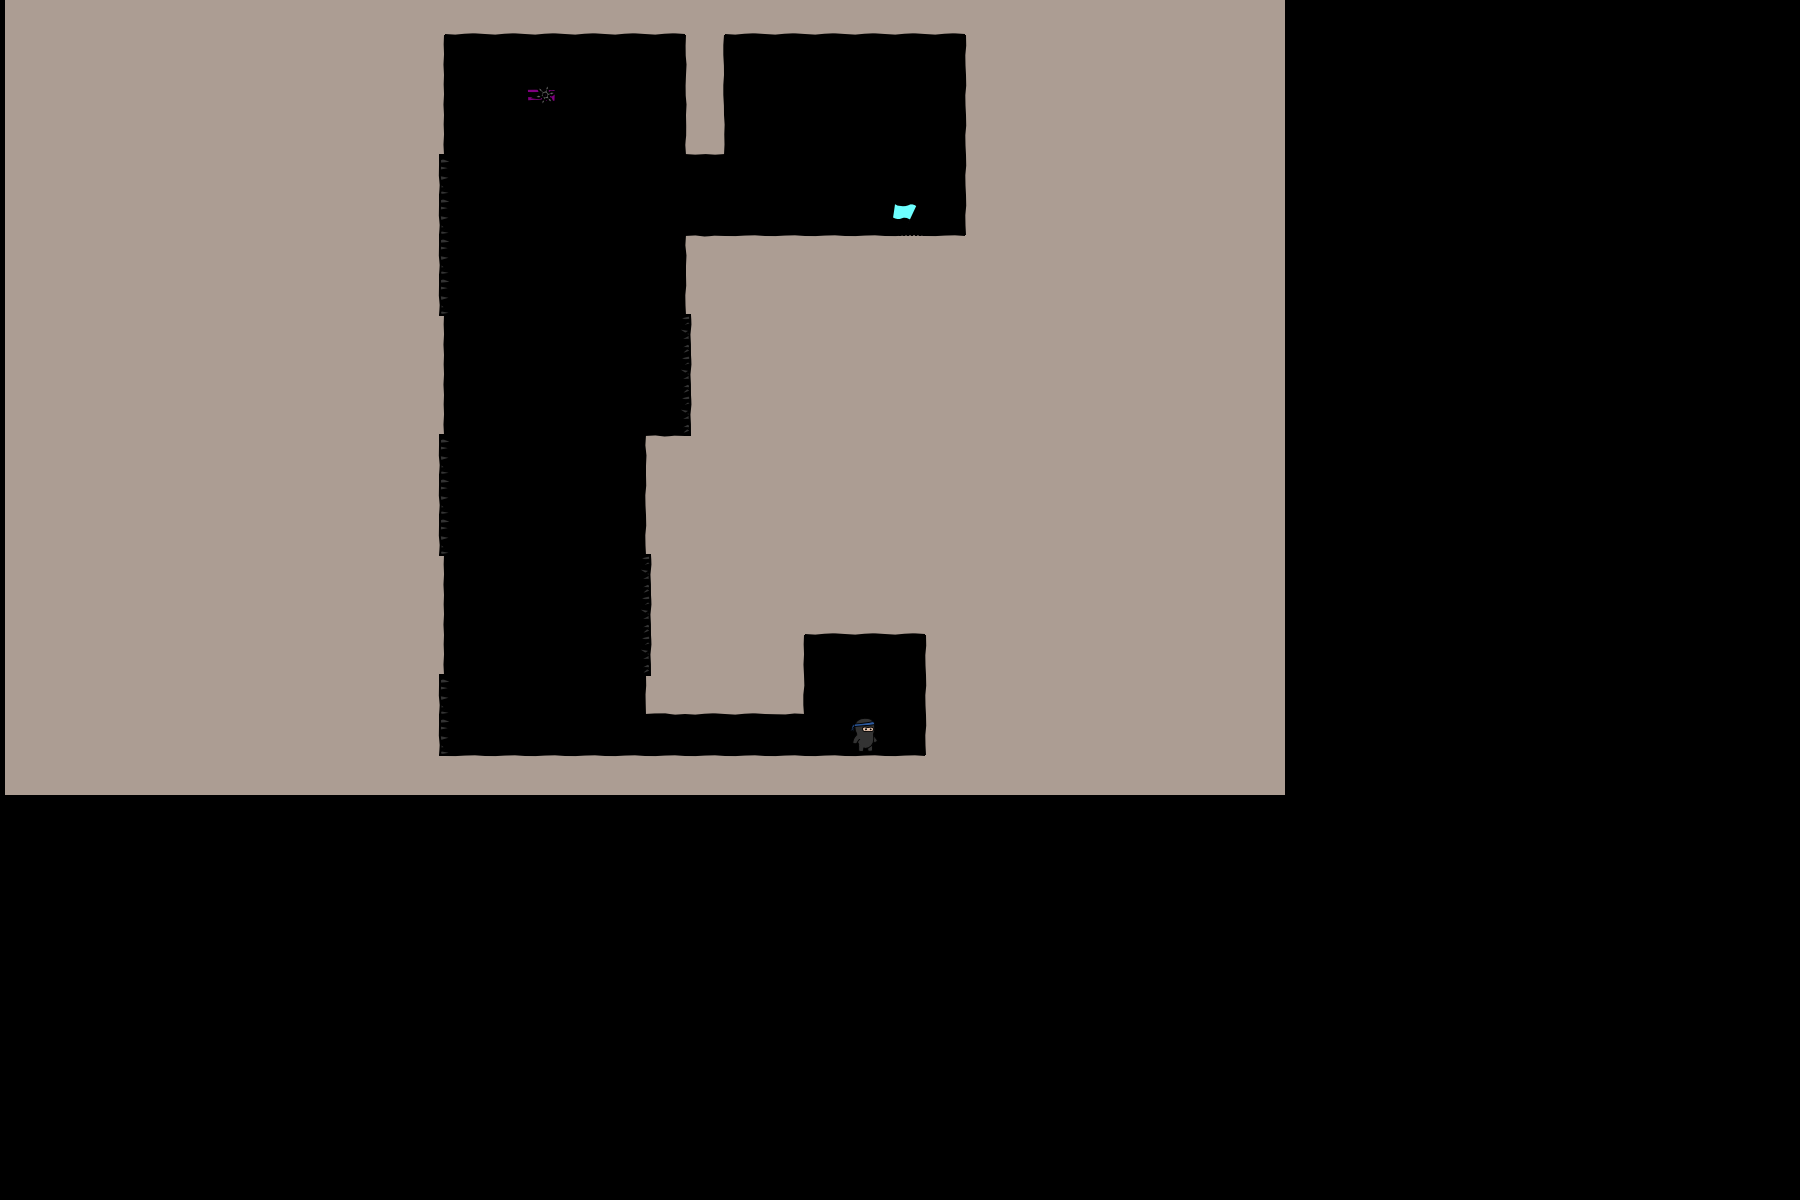

A 2D game scene composited from a Tiled map and its tileset images. What follows is a short description and the map's XML, with every tile layer's data as written:
An orthogonal 45x30 tile map with 40x40 px tiles, 3 tile layers (bg, objects, fg), 2 tilesets.

<map version="1.0" orientation="orthogonal" width="45" height="30" tilewidth="40" tileheight="40">
 <tileset firstgid="1" name="world1" tilewidth="50" tileheight="50">
  <image source="world1.png" width="400" height="400" />
 </tileset>
 <tileset firstgid="65" name="objectpalette" tilewidth="50" tileheight="50">
  <image source="objectpalette.png" width="400" height="400" />
 </tileset>
 <layer name="bg" width="32" height="20">
  <data encoding="csv">  18,18,18,18,18,18,18,18,18,18,18,26,26,26,26,26,26,18,26,26,26,26,26,26,18,18,18,18,18,18,18,18,
  18,18,18,18,18,18,18,18,18,18,19,0,0,0,0,0,0,20,0,0,0,0,0,0,17,18,18,18,18,18,18,18,
  18,18,18,18,18,18,18,18,18,18,19,0,0,0,0,0,0,20,0,0,0,0,0,0,17,18,18,18,18,18,18,18,
  18,18,18,18,18,18,18,18,18,18,19,0,0,0,0,0,0,28,0,0,0,0,0,0,17,18,18,18,18,18,18,18,
  18,18,18,18,18,18,18,18,18,18,0,0,0,0,0,0,0,0,0,0,0,0,0,0,17,18,18,18,18,18,18,18,
  18,18,18,18,18,18,18,18,18,18,0,0,0,0,0,0,0,0,0,0,0,0,0,0,17,18,18,18,18,18,18,18,
  18,18,18,18,18,18,18,18,18,18,0,0,0,0,0,0,0,9,10,10,10,10,10,10,18,18,18,18,18,18,18,18,
  18,18,18,18,18,18,18,18,18,18,0,0,0,0,0,0,0,17,18,18,18,18,18,18,18,18,18,18,18,18,18,18,
  18,18,18,18,18,18,18,18,18,18,19,0,0,0,0,0,0,0,18,18,18,18,18,18,18,18,18,18,18,18,18,18,
  18,18,18,18,18,18,18,18,18,18,19,0,0,0,0,0,0,0,18,18,18,18,18,18,18,18,18,18,18,18,18,18,
  18,18,18,18,18,18,18,18,18,18,19,0,0,0,0,0,0,0,18,18,18,18,18,18,18,18,18,18,18,18,18,18,
  18,18,18,18,18,18,18,18,18,18,0,0,0,0,0,0,9,18,18,18,18,18,18,18,18,18,18,18,18,18,18,18,
  18,18,18,18,18,18,18,18,18,18,0,0,0,0,0,0,17,18,18,18,18,18,18,18,18,18,18,18,18,18,18,18,
  18,18,18,18,18,18,18,18,18,18,0,0,0,0,0,0,17,18,18,18,18,18,18,18,18,18,18,18,18,18,18,18,
  18,18,18,18,18,18,18,18,18,18,19,0,0,0,0,0,0,18,18,18,18,18,18,18,18,18,18,18,18,18,18,18,
  18,18,18,18,18,18,18,18,18,18,19,0,0,0,0,0,0,18,18,18,26,26,26,18,18,18,18,18,18,18,18,18,
  18,18,18,18,18,18,18,18,18,18,19,0,0,0,0,0,0,18,18,19,0,0,0,17,18,18,18,18,18,18,18,18,
  18,18,18,18,18,18,18,18,18,18,0,0,0,0,0,0,25,26,26,27,0,0,0,17,18,18,18,18,18,18,18,18,
  18,18,18,18,18,18,18,18,18,18,0,0,0,0,0,0,0,0,0,0,0,0,0,17,18,18,18,18,18,18,18,18,
  18,18,18,18,18,18,18,18,18,18,18,10,10,10,10,10,10,10,10,10,10,10,10,18,18,18,18,18,18,18,18,18
</data>
 </layer>
 <layer name="objects" width="32" height="20">
  <data encoding="csv">
  0,0,0,0,0,0,0,0,0,0,0,0,0,0,0,0,0,0,0,0,0,0,0,0,0,0,0,0,0,0,0,0,
  0,0,0,0,0,0,0,0,0,0,0,0,0,0,0,0,0,0,0,0,0,0,0,0,0,0,0,0,0,0,0,0,
  0,0,0,0,0,0,0,0,0,0,0,0,0,76,0,0,0,0,0,0,0,0,0,0,0,0,0,0,0,0,0,0,
  0,0,0,0,0,0,0,0,0,0,0,0,0,0,0,0,0,0,0,0,0,0,0,0,0,0,0,0,0,0,0,0,
  0,0,0,0,0,0,0,0,0,0,115,0,0,0,0,0,0,0,0,0,0,0,0,0,0,0,0,0,0,0,0,0,
  0,0,0,0,0,0,0,0,0,0,115,0,0,0,0,0,0,0,0,0,0,0,66,0,0,0,0,0,0,0,0,0,
  0,0,0,0,0,0,0,0,0,0,115,0,0,0,0,0,0,0,0,0,0,0,0,0,0,0,0,0,0,0,0,0,
  0,0,0,0,0,0,0,0,0,0,115,0,0,0,0,0,0,0,0,0,0,0,0,0,0,0,0,0,0,0,0,0,
  0,0,0,0,0,0,0,0,0,0,0,0,0,0,0,0,0,113,0,0,0,0,0,0,0,0,0,0,0,0,0,0,
  0,0,0,0,0,0,0,0,0,0,0,0,0,0,0,0,0,113,0,0,0,0,0,0,0,0,0,0,0,0,0,0,
  0,0,0,0,0,0,0,0,0,0,0,0,0,0,0,0,0,113,0,0,0,0,0,0,0,0,0,0,0,0,0,0,
  0,0,0,0,0,0,0,0,0,0,115,0,0,0,0,0,0,0,0,0,0,0,0,0,0,0,0,0,0,0,0,0,
  0,0,0,0,0,0,0,0,0,0,115,0,0,0,0,0,0,0,0,0,0,0,0,0,0,0,0,0,0,0,0,0,
  0,0,0,0,0,0,0,0,0,0,115,0,0,0,0,0,0,0,0,0,0,0,0,0,0,0,0,0,0,0,0,0,
  0,0,0,0,0,0,0,0,0,0,0,0,0,0,0,0,113,0,0,0,0,0,0,0,0,0,0,0,0,0,0,0,
  0,0,0,0,0,0,0,0,0,0,0,0,0,0,0,0,113,0,0,0,0,0,0,0,0,0,0,0,0,0,0,0,
  0,0,0,0,0,0,0,0,0,0,0,0,0,0,0,0,113,0,0,0,0,0,0,0,0,0,0,0,0,0,0,0,
  0,0,0,0,0,0,0,0,0,0,115,0,0,0,0,0,0,0,0,0,0,0,0,0,0,0,0,0,0,0,0,0,
  0,0,0,0,0,0,0,0,0,0,115,0,0,0,0,0,0,0,0,0,0,65,0,0,0,0,0,0,0,0,0,0,
  0,0,0,0,0,0,0,0,0,0,0,0,0,0,0,0,0,0,0,0,0,0,0,0,0,0,0,0,0,0,0,0
</data>
 </layer>
 <layer name="fg" width="32" height="20">
  <data encoding="csv">
  0,0,0,0,0,0,0,0,0,0,0,0,0,0,0,0,0,0,0,0,0,0,0,0,0,0,0,0,0,0,0,0,
  0,0,0,0,0,0,0,0,0,0,0,0,0,0,0,0,0,0,0,0,0,0,0,0,0,0,0,0,0,0,0,0,
  0,0,0,0,0,0,0,0,0,0,0,0,0,0,0,0,0,0,0,0,0,0,0,0,0,0,0,0,0,0,0,0,
  0,0,0,0,0,0,0,0,0,0,0,0,0,0,0,0,0,0,0,0,0,0,0,0,0,0,0,0,0,0,0,0,
  0,0,0,0,0,0,0,0,0,0,0,0,0,0,0,0,0,0,0,0,0,0,0,0,0,0,0,0,0,0,0,0,
  0,0,0,0,0,0,0,0,0,0,0,0,0,0,0,0,0,0,0,0,0,0,0,0,0,0,0,0,0,0,0,0,
  0,0,0,0,0,0,0,0,0,0,0,0,0,0,0,0,0,0,0,0,0,0,0,0,0,0,0,0,0,0,0,0,
  0,0,0,0,0,0,0,0,0,0,0,0,0,0,0,0,0,0,0,0,0,0,0,0,0,0,0,0,0,0,0,0,
  0,0,0,0,0,0,0,0,0,0,0,0,0,0,0,0,0,0,0,0,0,0,0,0,0,0,0,0,0,0,0,0,
  0,0,0,0,0,0,0,0,0,0,0,0,0,0,0,0,0,0,0,0,0,0,0,0,0,0,0,0,0,0,0,0,
  0,0,0,0,0,0,0,0,0,0,0,0,0,0,0,0,0,0,0,0,0,0,0,0,0,0,0,0,0,0,0,0,
  0,0,0,0,0,0,0,0,0,0,0,0,0,0,0,0,0,0,0,0,0,0,0,0,0,0,0,0,0,0,0,0,
  0,0,0,0,0,0,0,0,0,0,0,0,0,0,0,0,0,0,0,0,0,0,0,0,0,0,0,0,0,0,0,0,
  0,0,0,0,0,0,0,0,0,0,0,0,0,0,0,0,0,0,0,0,0,0,0,0,0,0,0,0,0,0,0,0,
  0,0,0,0,0,0,0,0,0,0,0,0,0,0,0,0,0,0,0,0,0,0,0,0,0,0,0,0,0,0,0,0,
  0,0,0,0,0,0,0,0,0,0,0,0,0,0,0,0,0,0,0,0,0,0,0,0,0,0,0,0,0,0,0,0,
  0,0,0,0,0,0,0,0,0,0,0,0,0,0,0,0,0,0,0,0,0,0,0,0,0,0,0,0,0,0,0,0,
  0,0,0,0,0,0,0,0,0,0,0,0,0,0,0,0,0,0,0,0,0,0,0,0,0,0,0,0,0,0,0,0,
  0,0,0,0,0,0,0,0,0,0,0,0,0,0,0,0,0,0,0,0,0,0,0,0,0,0,0,0,0,0,0,0,
  0,0,0,0,0,0,0,0,0,0,0,0,0,0,0,0,0,0,0,0,0,0,0,0,0,0,0,0,0,0,0,0
</data>
 </layer>
</map>
